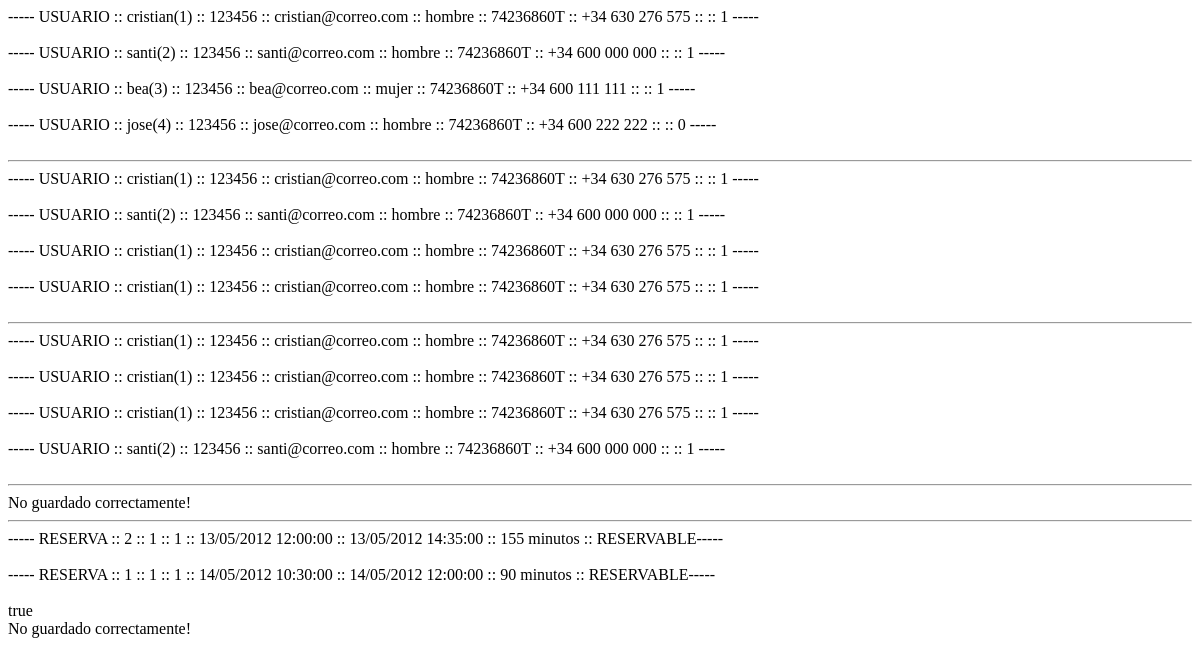
/Padel/default.php, run on an earlier commit of the app's database.
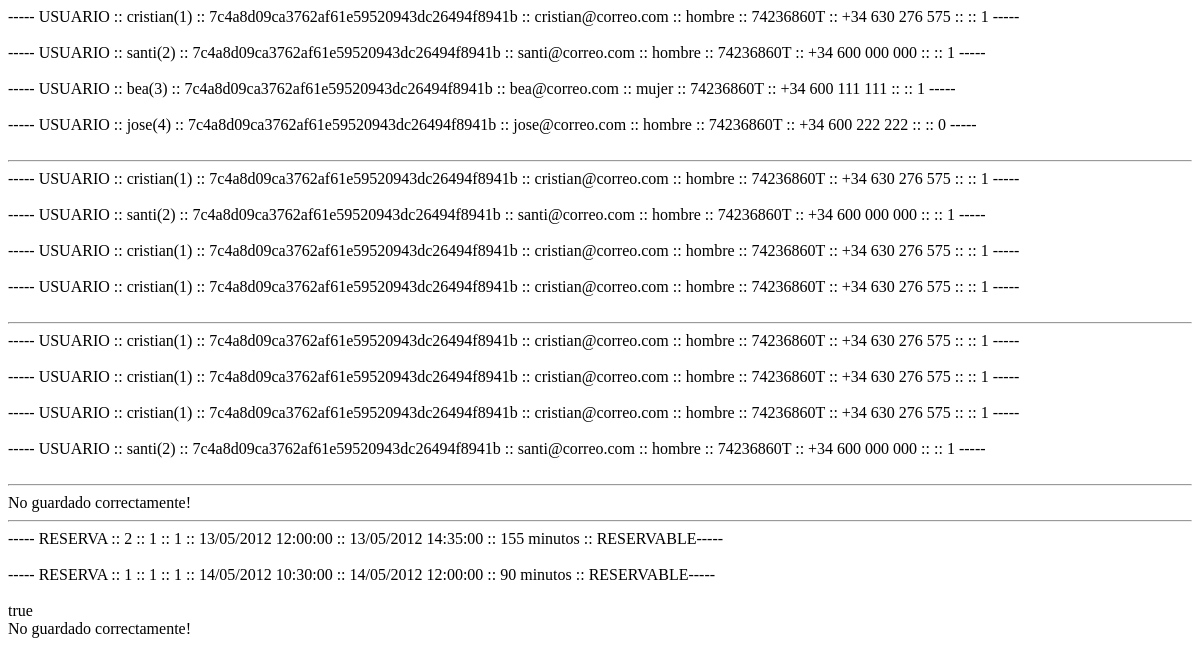
And on a later commit of the database.
### tables this page shows
create table usuarios
(
	id int not null auto_increment,
	email varchar(255) not null,
	nombre text not null,
	contrasena varchar(40) not null,
	dni text not null,
	sexo enum ('hombre', 'mujer') not null,
	direccion text not null,
	telefono text not null,
	admin int not null default 0,
	primary key (id),
	unique (email)
);

create table reservas
(
	id int not null auto_increment,
	id_usuario int not null,
	id_pista int not null,
	fecha_inicio datetime not null,
	fecha_fin datetime not null,
    reservable int not null default 1,
	primary key (id),
    unique (id_pista, fecha_inicio),
    unique (id_pista, fecha_fin)
);

### Padel/ENUsuario.php (the view, shortened to what the rows shown need)
<?php
require_once 'minilibreria.php';
class ENUsuario
{
    private $id;
    private $nombre;
     private $contrasena;
     private $email;
     private $sexo;
     private $telefono;
     private $dni;
     private $direccion;
     private $admin;
     public function setNombre($nombre)
     {
         $nombre = filtrarCadena($nombre);
         $this->nombre = $nombre;
     }
     public function setContrasena($contrasena)
     {
         $contrasena = filtrarCadena($contrasena);
         $this->contrasena = $contrasena;
     }
     public function setEmail($email)
     {
         $email = filtrarCadena($email);
         $this->email = $email;
     }
     public function setSexo($sexo)
     {
         $this->sexo = $sexo;
     }
     public function setTelefono($telefono)
     {
         $telefono = filtrarCadena($telefono);
         $this->telefono = $telefono;
     }
     public function setDni($dni)
     {
         $dni = filtrarCadena($dni);
         $this->dni = $dni;
     }
     public function setDireccion($direccion)
     {
         $direccion = filtrarCadena($direccion);
         $this->direccion = $direccion;
     }
     public function setAdmin($admin)
     {
         $this->admin = ($admin == 0 || $admin == "0") ? 0 : 1;
     }
    public function  __construct()
    {
        $this->id = 0;
        $this->nombre = "";
        $this->contrasena = "";
        $this->email = "";
        $this->sexo = null;
        $this->telefono = "";
        $this->dni = "";
        $this->direccion = "";
        $this->admin = 0;
    }
    public function toString()
    {
        return "----- USUARIO :: $this->nombre($this->id) :: $this->contrasena :: $this->email :: $this->sexo :: $this->dni :: $this->telefono :: $this->direccion :: $this->admin -----<br />";
    }
    private static function obtenerDatos($fila)
    {
        $usuario = new ENUsuario;
        $usuario->id = $fila[0];
        $usuario->email = $fila[1];
        $usuario->nombre = utf8_encode($fila[2]);
        $usuario->contrasena = $fila[3];
        $usuario->dni = utf8_encode($fila[4]);
        $usuario->sexo = $fila[5];
        $usuario->direccion = utf8_encode($fila[6]);
        $usuario->telefono = utf8_encode($fila[7]);
        $usuario->admin = $fila[8];
        return $usuario;
    }
    public static function obtenerTodos($filtro = "")
    {
        $filtro = filtrarCadena(utf8_decode($filtro));
        $listaUsuarios = NULL;
        try
        {
            $sentencia = "select * from usuarios order by id";
            $resultado = mysql_query($sentencia, BD::conectar());
            if ($resultado)
            {
                $listaUsuarios = array();
                $contador = 0;
                while ($fila = mysql_fetch_array($resultado))
                {
                    $usuario = self::obtenerDatos($fila);
                    if ($usuario != NULL)
                    {
                        $listaUsuarios[$contador++] = $usuario;
                    }
                    else
                    {
                        echo "ENUsuario::obtenerTodos() Usuario nulo nº $contador";
                    }
                }
            }
            else
            {
                echo "ENUsuario::obtenerTodos()".mysql_error();
            }
        }
        catch (Exception $e)
        {
            $listaUsuarios = NULL;
            echo "ENUsuario::obtenerTodos()".$e->getMessage();
        }
        return $listaUsuarios;
    }
    public static function obtenerPorEmail($email)
    {
        $email = filtrarCadena($email);
        $usuario = NULL;
        try
        {
            $sentencia = "select *";
            $sentencia = "$sentencia from usuarios";
            $sentencia = "$sentencia where email = '$email'";
            $resultado = mysql_query($sentencia, BD::conectar());
            if ($resultado)
            {
                $fila = mysql_fetch_array($resultado);
                if ($fila)
                {
                    $usuario = self::obtenerDatos($fila);
                }
            }
            else
            {
                echo "ENUsuario::obtenerPorEmail()".mysql_error();
            }
        }
        catch (Exception $e)
        {
            $usuario = NULL;
            echo "ENUsuario::obtenerPorEmail() ".$e->getMessage();
        }
        return $usuario;
    }
    public static function obtenerPorId($id)
    {
        $id = filtrarCadena($id);
        $usuario = NULL;
        try
        {
            $sentencia = "select *";
            $sentencia = "$sentencia from usuarios";
            $sentencia = "$sentencia where id = '$id'";
            $resultado = mysql_query($sentencia, BD::conectar());
            if ($resultado)
            {
                $fila = mysql_fetch_array($resultado);
                if ($fila)
                {
                    $usuario = self::obtenerDatos($fila);
                }
            }
            else
            {
                echo "ENUsuario::obtenerPorId() ".mysql_error();
            }
        }
        catch (Exception $e)
        {
            $usuario = NULL;
            echo "ENUsuario::obtenerPorId() ".$e->getMessage();
        }
        return $usuario;
    }
    public function guardar()
    {
        $guardado = false;
        if ($this->id == 0)
        {
            try
            {
                $conexion = BD::conectar();
                $sentencia = "insert into usuarios (nombre, contrasena, email, dni, sexo, direccion, telefono, admin)";
                $sentencia = "$sentencia values ('".utf8_decode($this->nombre)."', '".$this->contrasena."', '".$this->email."', '".utf8_decode($this->dni)."', '".$this->sexo."', '".utf8_decode($this->direccion)."', '".utf8_decode($this->telefono)."', '".$this->admin."')";
                $resultado = mysql_query($sentencia, $conexion);
                if ($resultado)
                {
                    $sentencia = "select id from usuarios where email = '".$this->email."'";
                    $resultado = mysql_query($sentencia, $conexion);
                    if ($resultado)
                    {
                        $fila = mysql_fetch_array($resultado);
                    }
                    else
                    {
                        echo "ENUsuario::guardar() ".mysql_error();
                    }
                }
                else
                {
                    echo "ENUsuario::guardar() ".mysql_error();
                }
            }
            catch (Exception $e)
            {
                echo "ENUsuario::guardar() ".$e->getMessage();
            }
        }
        return $guardado;
    }
}
?>

### Padel/default.php (shortened to what the rows shown need)
<!DOCTYPE html>
<html>
    <head>
    </head>
    <body>
        <?php
        require_once("minilibreria.php");
        $usuarios = ENUsuario::obtenerTodos();
        foreach ($usuarios as $usuario)
        {
            echo $usuario->toString()."<br />";
        }
        echo "<hr 7>";
        echo ENUsuario::obtenerPorEmail("cristian@correo.com")->toString()."<br />";
        echo ENUsuario::obtenerPorEmail("santi@correo.com")->toString()."<br />";
        echo ENUsuario::obtenerPorEmail("cristian@correo.com")->toString()."<br />";
        echo ENUsuario::obtenerPorEmail("cristian@correo.com")->toString()."<br />";
        echo "<hr 7>";
        echo ENUsuario::obtenerPorId(1)->toString()."<br />";
        echo ENUsuario::obtenerPorId("1")->toString()."<br />";
        echo ENUsuario::obtenerPorId("1")->toString()."<br />";
        echo ENUsuario::obtenerPorId("2")->toString()."<br />";
        echo "<hr 7>";
        $usuario = new ENUsuario();
        $usuario->setAdmin(0);
        $usuario->setContrasena("CONTRASEÑA");
        $usuario->setDireccion("calle falsa 123");
        $usuario->setDni("74236861Z");
        $usuario->setEmail("aaaaaaaaaaa.com");
        $usuario->setNombre("Cristiano Messi");
        $usuario->setSexo("hombre");
        $usuario->setTelefono("+34 000000000");
        if ($usuario->guardar())
            echo "Guardado correctamente!";
        else
            echo "No guardado correctamente!";
                echo "<hr 7>";
        $reservas = ENReserva::obtenerTodos();
        foreach ($reservas as $reserva)
        {
            echo $reserva->toString()."<br />";
        }
        $reserva = new ENReserva();
        $reserva->setIdUsuario(3);
        $reserva->setIdPista(3);
        $reserva->setFechaInicio("2012/05/15 21:30:00");
        $reserva->setFechaFin("2012/05/15 22:30:00");
        $reserva->setReservable(1);
        echo ($reserva->comprobarDisponibilidad() == true ? "true" : "false")."<br/>";
        if ($reserva->guardar())
            echo "Guardado correctamente!";
        else
            echo "No guardado correctamente!";
        ?>
    </body>
</html>

### Padel/ENReserva.php (shortened to what the rows shown need)
<?php
require_once 'minilibreria.php';
class ENReserva
{
    private $id;
    private $id_usuario;
    private $id_pista;
    private $fecha_inicio;
    private $fecha_fin;
    private $reservable;
    public function setIdUsuario($id_usuario)
    {
        $this->id_usuario = $id_usuario;
    }
    public function setIdPista($id_pista)
    {
        $this->id_pista = $id_pista;
    }
    public function setFechaInicio($fecha)
    {
        $this->fecha_inicio = new DateTime($fecha);
    }
    public function setFechaFin($fecha)
    {
        $this->fecha_fin = new DateTime($fecha);
    }
    public function getDuracion()
    {
        $interval = $this->fecha_inicio->diff($this->fecha_fin, true);
        return $interval->h * 60 + $interval->i;
    }
    public function setReservable($reservable)
    {
        $this->reservable = $reservable == 0 || $reservable == "0" ? 0 : 1;
    }
    public function __construct()
    {
        $this->id = 0;
        $this->id_usuario = 0;
        $this->id_pista = 0;
        $this->fecha_inicio = new DateTime();
        $this->fecha_fin = new DateTime();
        $this->reservable = 1;
    }
    public function toString() {
        return "----- RESERVA :: $this->id :: $this->id_usuario :: $this->id_pista :: ".$this->fecha_inicio->format("d/m/Y H:i:s")." :: ".$this->fecha_fin->format("d/m/Y H:i:s")." :: ".$this->getDuracion()." minutos :: ".($this->reservable ? "RESERVABLE" : "NO RESERVABLE")."-----<br />";
    }
    private static function obtenerDatos($fila) {
        $reserva = new ENReserva;
        $reserva->id = $fila[0];
        $reserva->id_usuario = $fila[1];
        $reserva->id_pista = $fila[2];
        $reserva->fecha_inicio = new DateTime($fila[3]);
        $reserva->fecha_fin = new DateTime($fila[4]);
        $reserva->reservable = $fila[5];
        return $reserva;
    }
    public static function obtenerTodos()
    {
        $lista = NULL;
        try
        {
            $sentencia = "select * from reservas order by id desc";
            $resultado = mysql_query($sentencia, BD::conectar());
            if ($resultado)
            {
                $lista = array();
                $contador = 0;
                while ($fila = mysql_fetch_array($resultado))
                {
                    $reserva = self::obtenerDatos($fila);
                    if ($reserva != NULL)
                    {
                        $lista[$contador++] = $reserva;
                    }
                    else
                    {
                        echo "ENReserva::obtenerTodos() Reserva nula nº $contador";
                    }
                }
            }
            else
            {
                echo "ENReserva::obtenerTodos()" . mysql_error();
            }
        }
        catch (Exception $e)
        {
            $lista = NULL;
            echo "ENReserva::obtenerTodos()" . $e->getMessage();
        }
        return $lista;
    }
    public function guardar()
    {
        $guardado = false;
        if ($this->id == 0)
        {
            try
            {
                $conexion = BD::conectar();
                $fechaInicioStr = $this->fecha_inicio->format("Y/m/d H:i:s");
                $fechaFinStr = $this->fecha_fin->format("Y/m/d H:i:s");
                $disponible = false;
                $sentencia = "LOCK TABLES reservas WRITE;\n";
                $sentencia = "select id from reservas where id != '".$this->id."' and id_pista = '".$this->id_pista."' and ((fecha_inicio <= '$fechaInicioStr' and '$fechaInicioStr' < fecha_fin) or (fecha_inicio < '$fechaFinStr' and '$fechaFinStr' <= fecha_fin))";
                $resultado = mysql_query($sentencia, $conexion);
                if ($resultado)
                {
                    $disponible = true;
                    $fila = mysql_fetch_array($resultado);
                }
                else
                {
                    echo "ENReserva::comprobarDisponibilidad() " . mysql_error();
                }
                if ($disponible)
                {
                    $sentencia = "insert into reservas (id_usuario, id_pista, fecha_inicio, fecha_fin, reservable)";
                    $sentencia = "$sentencia values ('".$this->id_usuario."', '".$this->id_pista."', '".$fechaInicioStr."', '".$fechaFinStr."', '".$this->reservable."');\n";
                    $resultado = mysql_query($sentencia, $conexion);
                    if ($resultado)
                    {
                        $sentencia = "select id from reservas where id_usuario = '" . $this->id_usuario . "' and id_pista = '" . $this->id_pista . "' and fecha_inicio = '".$fechaInicioStr."' and reservable = '".$this->reservable."'";
                        $resultado = mysql_query($sentencia, $conexion);
                        if ($resultado)
                        {
                            $fila = mysql_fetch_array($resultado);
                        }
                        else
                        {
                            echo "ENReserva::guardar() " . mysql_error();
                        }
                    }
                    else
                    {
                        echo "ENReserva::guardar() " . mysql_error();
                    }
                }
                $sentencia = "UNLOCK TABLES;\n";
            }
            catch (Exception $e)
            {
                echo "ENReserva::guardar() " . $e->getMessage();
            }
        }
        return $guardado;
    }
    public function comprobarDisponibilidad()
    {
        $disponible = false;
        if ($this->id == 0)
        {
            try
            {
                $fechaInicioStr = $this->fecha_inicio->format("Y/m/d H:i:s");
                $fechaFinStr = $this->fecha_fin->format("Y/m/d H:i:s");
                $conexion = BD::conectar();
                $sentencia = "select id from reservas where id != '".$this->id."' and id_pista = '".$this->id_pista."' and ((fecha_inicio <= '$fechaInicioStr' and '$fechaInicioStr' < fecha_fin) or (fecha_inicio < '$fechaFinStr' and '$fechaFinStr' <= fecha_fin))";
                $resultado = mysql_query($sentencia, $conexion);
                if ($resultado)
                {
                    $disponible = true;
                    $fila = mysql_fetch_array($resultado);
                }
                else
                {
                    echo "ENReserva::comprobarDisponibilidad() " . mysql_error();
                }
            }
            catch (Exception $e)
            {
                echo "ENReserva::comprobarDisponibilidad() " . $e->getMessage();
            }
        }
        return $disponible;
    }
}
?>

What changed in the data, as far as the page shows it:
changed usuarios "cristian": contrasena "123456" → "7c4a8d09ca3762af61e59520943dc26494f8941b"; contrasena "123456 123456 123456 123456 123456 123456" → "7c4a8d09ca3762af61e59520943dc26494f8941b 7c4a8d09ca3762af61e59520943dc26494f8941b 7c4a8d09ca3762af61e59520943dc26494f8941b 7c4a8d09ca3762af61e59520943dc26494f8941b 7c4a8d09ca3762af61e59520943dc26494f8941b 7c4a8d09ca3762af61e59520943dc26494f8941b"
changed usuarios "santi": contrasena "123456" → "7c4a8d09ca3762af61e59520943dc26494f8941b"; contrasena "123456 123456" → "7c4a8d09ca3762af61e59520943dc26494f8941b 7c4a8d09ca3762af61e59520943dc26494f8941b"
changed usuarios "bea": contrasena "123456" → "7c4a8d09ca3762af61e59520943dc26494f8941b"
changed usuarios "jose": contrasena "123456" → "7c4a8d09ca3762af61e59520943dc26494f8941b"
